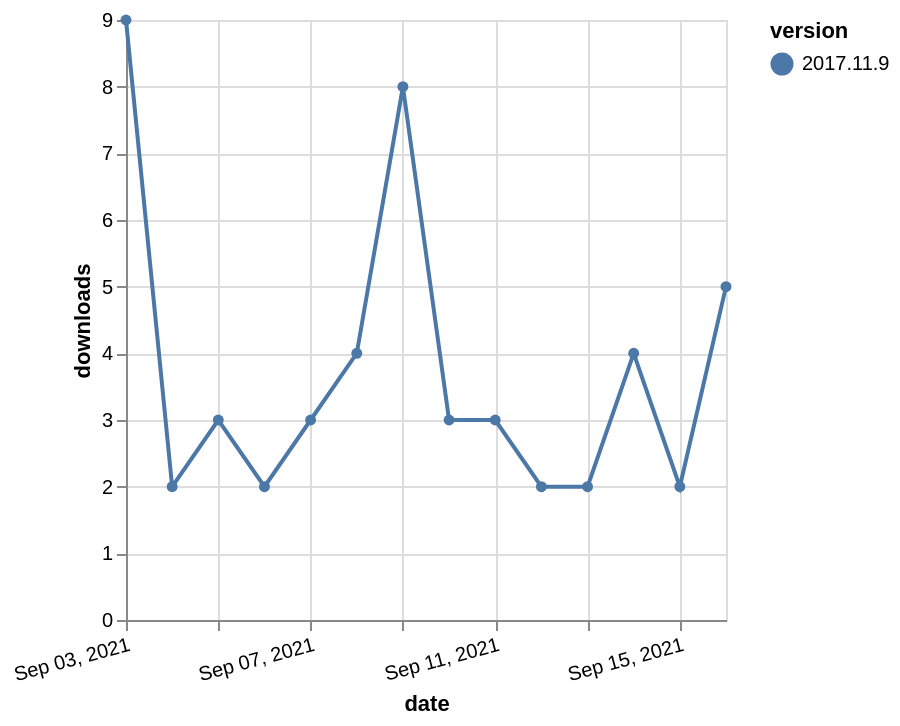

Describe this chart as a Vega-Lite specification.
### Vega-Lite specification from a JSON file in a GitHub repository (floating-point values rounded to 4 significant figures)
{"$schema": "https://vega.github.io/schema/vega-lite/v5.json", "description": "A simple bar chart with embedded data.", "data": {"values": [{"date": "2021-09-03", "total": 4444, "delta": 9, "version": "2017.11.9"}, {"date": "2021-09-04", "total": 4446, "delta": 2, "version": "2017.11.9"}, {"date": "2021-09-05", "total": 4449, "delta": 3, "version": "2017.11.9"}, {"date": "2021-09-06", "total": 4451, "delta": 2, "version": "2017.11.9"}, {"date": "2021-09-07", "total": 4454, "delta": 3, "version": "2017.11.9"}, {"date": "2021-09-08", "total": 4458, "delta": 4, "version": "2017.11.9"}, {"date": "2021-09-09", "total": 4466, "delta": 8, "version": "2017.11.9"}, {"date": "2021-09-10", "total": 4469, "delta": 3, "version": "2017.11.9"}, {"date": "2021-09-11", "total": 4472, "delta": 3, "version": "2017.11.9"}, {"date": "2021-09-12", "total": 4474, "delta": 2, "version": "2017.11.9"}, {"date": "2021-09-13", "total": 4476, "delta": 2, "version": "2017.11.9"}, {"date": "2021-09-14", "total": 4480, "delta": 4, "version": "2017.11.9"}, {"date": "2021-09-15", "total": 4482, "delta": 2, "version": "2017.11.9"}, {"date": "2021-09-16", "total": 4487, "delta": 5, "version": "2017.11.9"}]}, "width": "container", "mark": {"type": "line", "point": {"filled": true}}, "encoding": {"x": {"field": "date", "type": "temporal", "timeUnit": "yearmonthdate", "title": "date", "axis": {"labelAngle": -15}}, "y": {"field": "delta", "type": "quantitative", "title": "downloads"}, "color": {"field": "version", "type": "nominal"}, "tooltip": {"field": "delta"}}}
